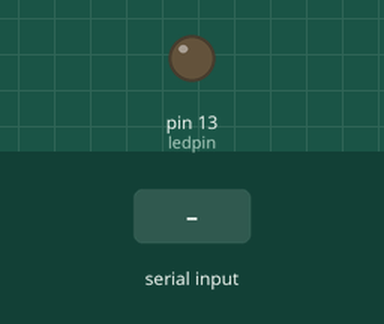
A sketch run on a simulated Arduino Uno, built with avr-gcc and run on an emulated ATmega328P. On the bench: output pins drawn as LEDs (lit = HIGH). Inputs (shaded band) come from the test bench.

Above: at 1.2 s.
1.3 s: "1" received over Serial
At 1.6 s:
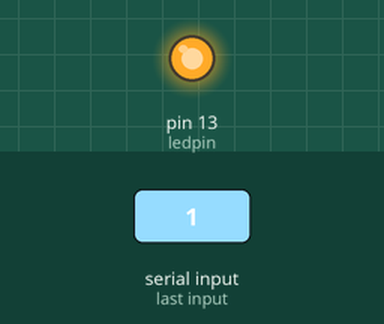
2.8 s: "0" received over Serial
At 3.9 s:
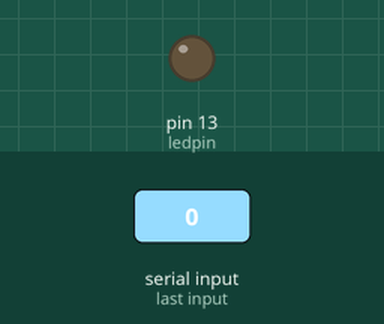
Timing chart, 0 to 5.8 s (numbered marks = the images above; inputs shaded):
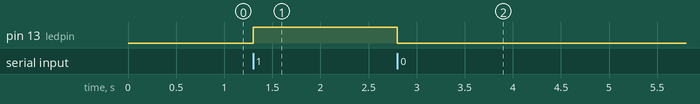

Measured:
- after the input at 1.3 s, pin 13 (ledpin): LOW → HIGH at once
- after the input at 2.8 s, pin 13 (ledpin): HIGH → LOW at once

The sketch:

Bracelet_Slave.ino
```cpp
char value;
int ledpin = 13;
void setup() {
  pinMode(ledpin, OUTPUT);
  Serial.begin(9600);
  digitalWrite(ledpin, LOW); // start with the LED off
}
void loop() {
  if( Serial.available() ) // check for serial data
  {
    value = Serial.read(); // load data into 'value' variable
  }
  if( value == '1' )   // if '1' was received
  {
    digitalWrite(ledpin, HIGH);  // then turn ON the LED
  } else {
    digitalWrite(ledpin, LOW); // otherwise turn it OFF
  }
}
```
